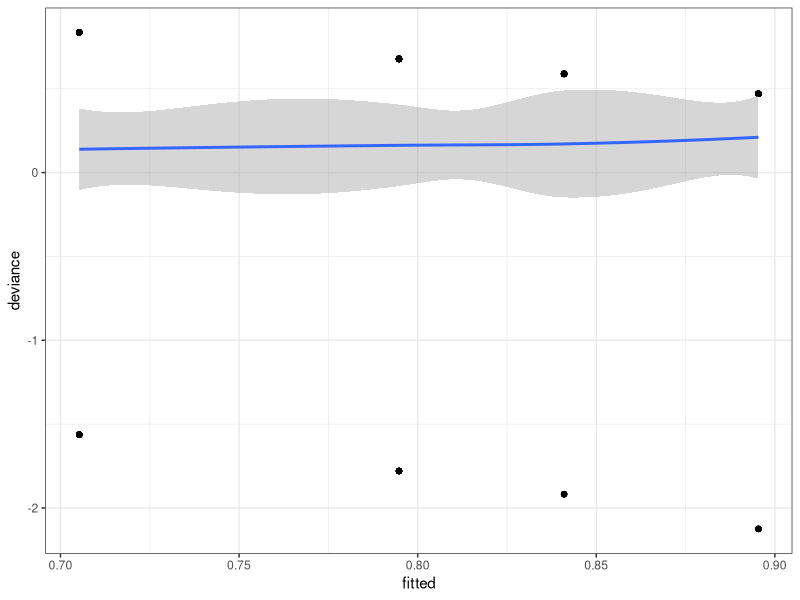
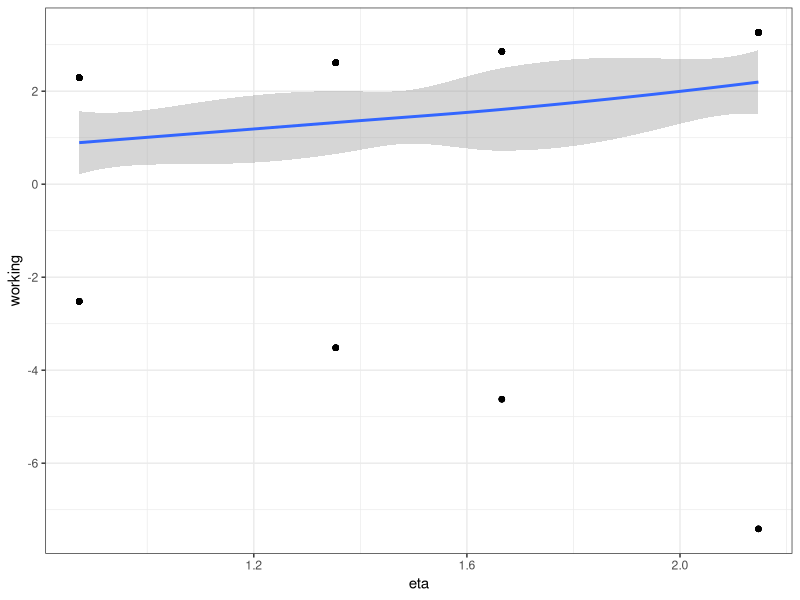
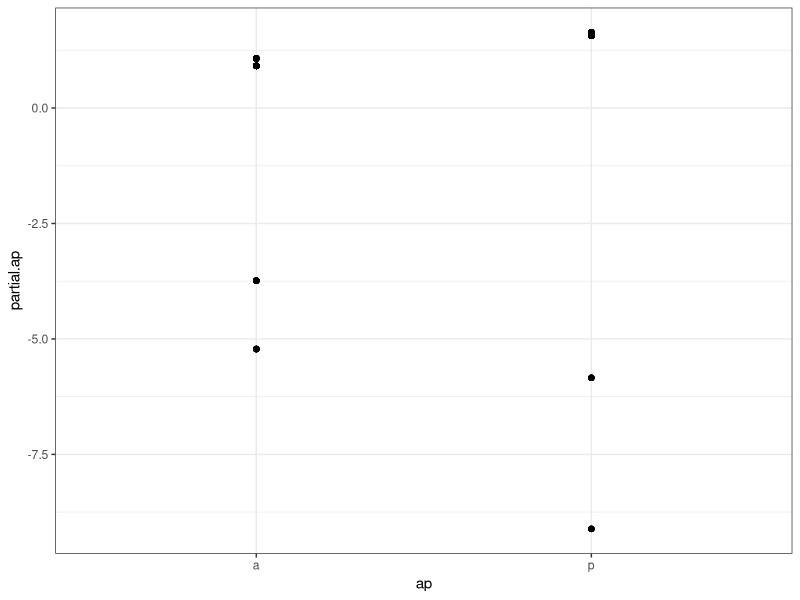
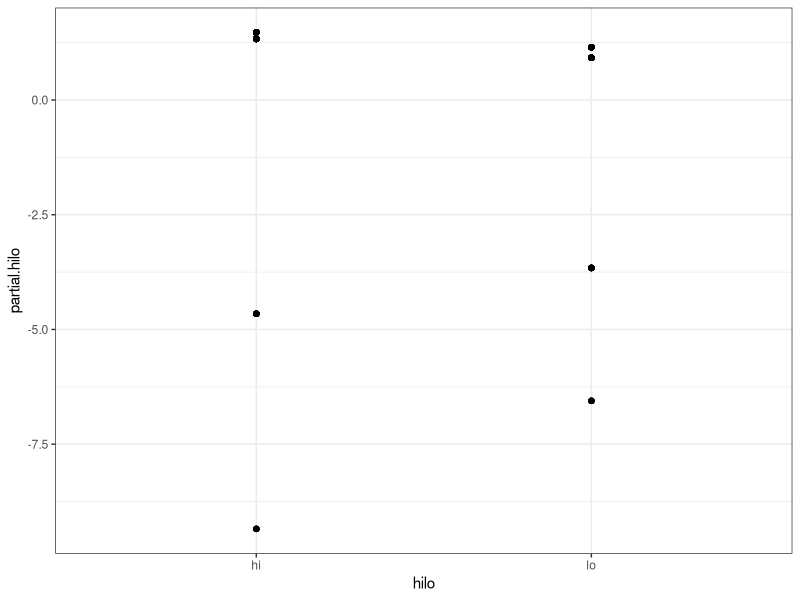
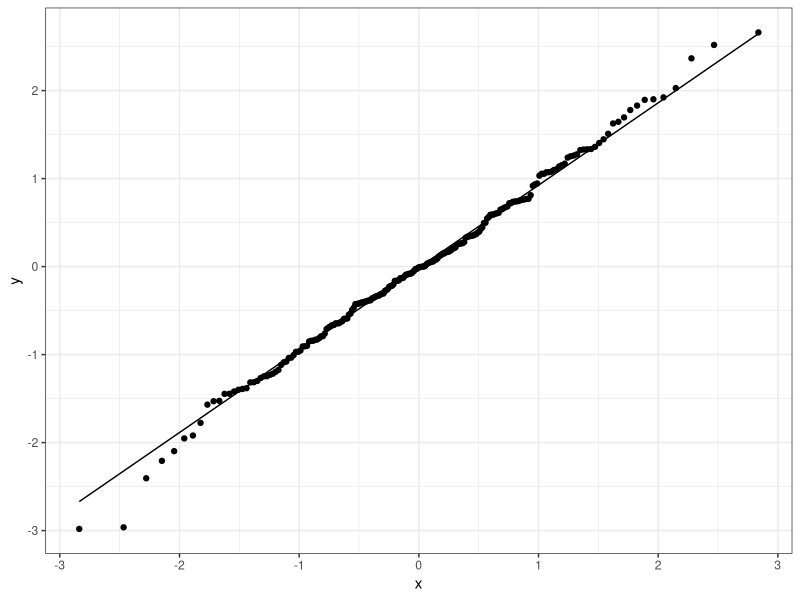
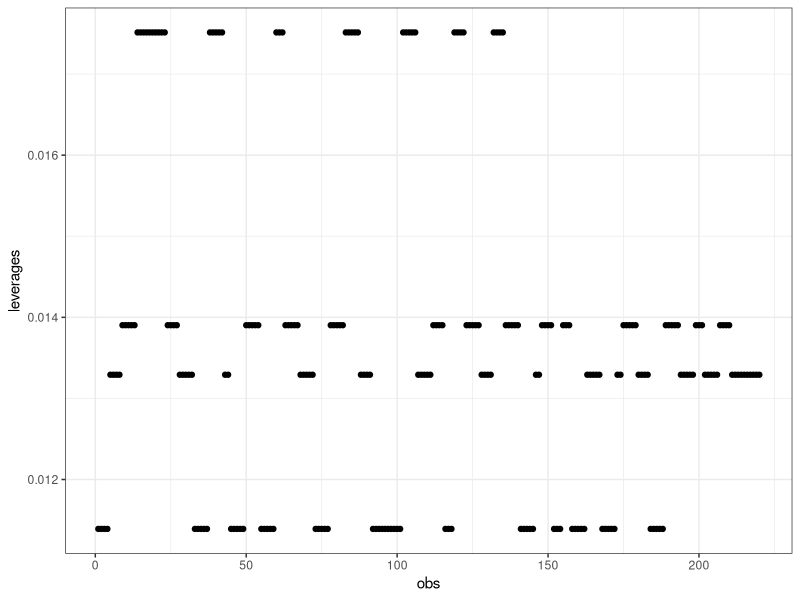
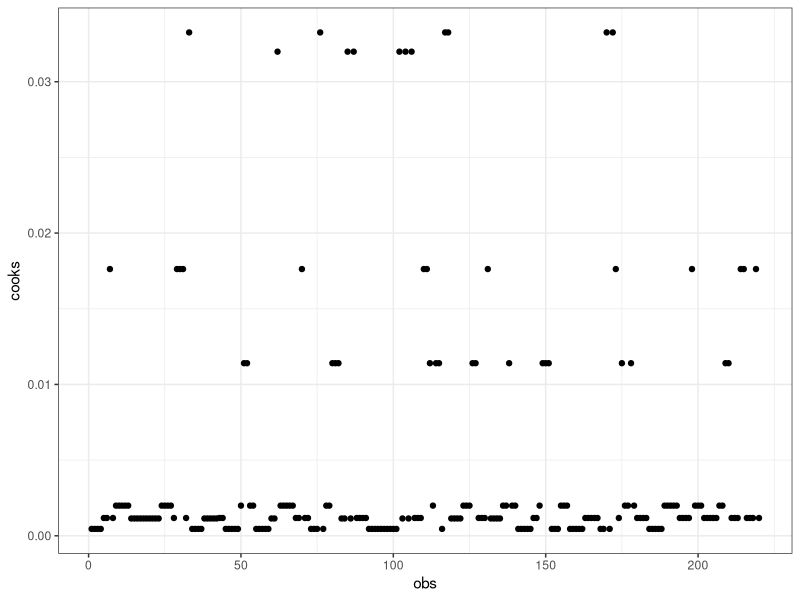

Recreate these plots in R, in order.
## ---- chunk 1
#| include: false

library(MASS)
library(magrittr)
library(statmod)
## ---- chunk 2
bin_model <- bacteria %$% glm(y ~ ap + hilo, 
                 family = binomial(link = "logit"))
## ---- chunk 3

library(statmod)
resid_df <- data.frame(obs = 1:nrow(bin_model$model), # <1>
                       bin_model$model, # <2> 
                       fitted = fitted(bin_model), # <3> 
                       eta = bin_model$linear.predictors, # <4> 
                       raw = resid(bin_model, type = "response"), # <5> 
                       pearson = resid(bin_model, type = "pearson"), # <6> 
                       deviance = resid(bin_model), # <7> 
                       working = resid(bin_model, type = "working") +
                                 bin_model$linear.predictors, # <8> 
                       partial = resid(bin_model, type = "partial"), # <9> 
                       std_pear = rstandard(bin_model, 
                                            type = "pearson"), # <10> 
                       std_dev = rstandard(bin_model), # <11> 
                       stud_dev = rstudent(bin_model), # <12> 
                       qresid = qresid(bin_model), # <13> 
                       leverages = hatvalues(bin_model), # <14> 
                       cooks = cooks.distance(bin_model)) # <15> 

## ---- chunk 4

library(ggplot2)
ggplot(resid_df, aes(x = fitted, y = deviance)) + geom_point() +
  stat_smooth() +
  theme_bw()
## ---- chunk 5
ggplot(resid_df, aes(x = eta, y = working)) + geom_point() +
  stat_smooth() +
  theme_bw()
## ---- chunk 6

ggplot(resid_df, aes(ap, partial.ap)) + geom_point() +
  stat_smooth() +
  theme_bw()

## ---- chunk 7

ggplot(resid_df, aes(hilo, partial.hilo)) + geom_point() +
  stat_smooth() +
  theme_bw()

## ---- chunk 8
ggplot(resid_df, aes(sample = qresid)) + stat_qq() +
  stat_qq_line() +
  theme_bw()
## ---- chunk 9

ggplot(resid_df, aes(obs, leverages)) + geom_point() +
  theme_bw()

## ---- chunk 10
ggplot(resid_df, aes(obs, cooks)) + geom_point() +
  theme_bw()
